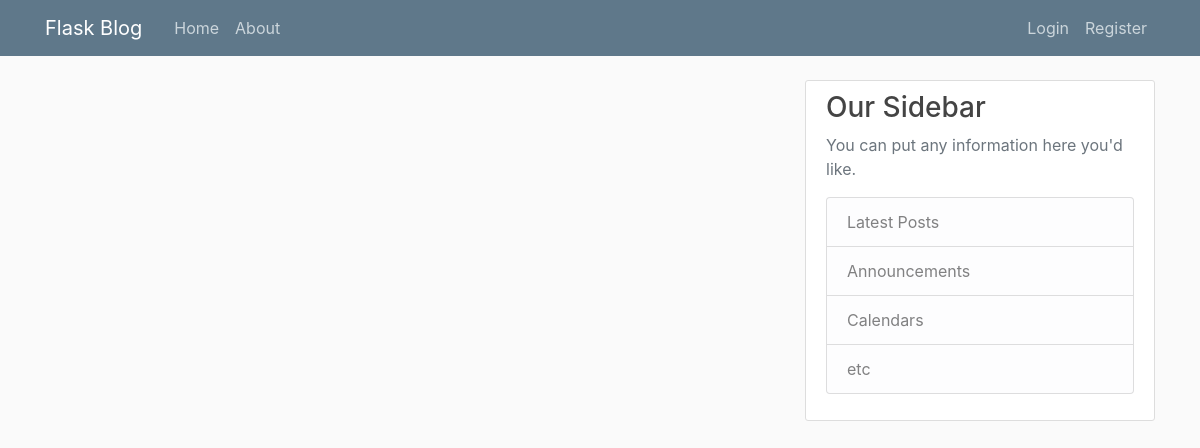
The app's page /home, older data.
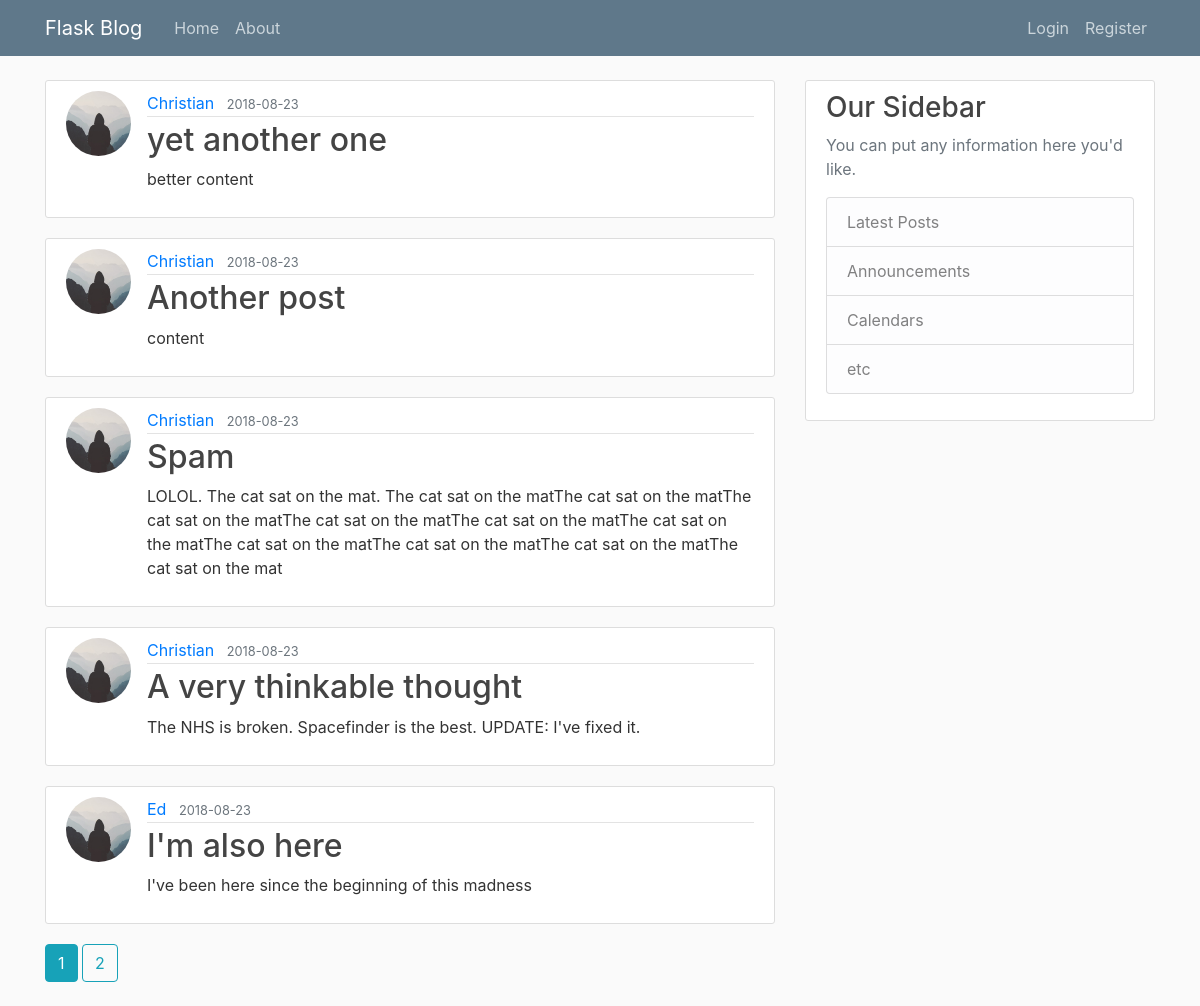
The same page, newer data.
### flaskblog/models.py (models this page shows, shortened)
class Post(db.Model):
    id = db.Column(db.Integer, primary_key=True)
    title = db.Column(db.String(100), nullable=False)
    date_posted = db.Column(db.DateTime, nullable=False, default=datetime.utcnow)
    content = db.Column(db.Text, nullable=False)
    user_id = db.Column(db.Integer, db.ForeignKey('user.id'), nullable=False)

class User(db.Model, UserMixin):
    id = db.Column(db.Integer, primary_key=True)
    username = db.Column(db.String(20), unique=True, nullable=False)
    email = db.Column(db.String(120), unique=True, nullable=False)
    image_file = db.Column(db.String(20), nullable=False, default='default.jpg')
    password = db.Column(db.String(60), nullable=False)
    posts = db.relationship('Post', backref='author', lazy=True)

### flaskblog/main/routes.py (the view)
@main.route("/")
@main.route("/home")
def home():
    page = request.args.get('page', 1, type=int)
    posts = Post.query.order_by(Post.date_posted.desc()).paginate(page=page, per_page=5)
    return render_template('home.html', posts=posts)

### flaskblog/templates/home.html
{% extends "layout.html" %}
{% block content %}
    {% for post in posts.items %}
        <article class="media content-section">
          <img class="rounded-circle article-img" src="{{ url_for('static', filename='profile_pics/' + post.author.image_file) }}">
          <div class="media-body">
            <div class="article-metadata">
              <a class="mr-2" href="{{ url_for('users.user_posts', username=post.author.username) }}">{{ post.author.username }}</a>
              <small class="text-muted">{{ post.date_posted.strftime('%Y-%m-%d') }}</small>
            </div>
            <h2><a class="article-title" href="{{url_for('posts.post', post_id=post.id) }}">{{ post.title }}</a></h2>
            <p class="article-content">{{ post.content }}</p>
          </div>
        </article>
    {% endfor %}
    {% for page_num in posts.iter_pages(left_edge=1, right_edge=1, left_current=1, right_current=2) %}
        {% if page_num %}
            {% if posts.page == page_num %}
                <a class="btn btn-info mb-4" href="{{ url_for('main.home', page = page_num) }}">{{ page_num }}</a>
            {% else %}
                <a class="btn btn-outline-info mb-4" href="{{ url_for('main.home', page = page_num) }}">{{ page_num }}</a>
            {% endif %}
        {% else %}
        ...
        {% endif %}
    {% endfor %}
{% endblock content %}

### flaskblog/templates/layout.html (shortened to what this page needs)
<!DOCTYPE html>
<html lang="en">
<head>
    <link rel="stylesheet" href="https://stackpath.bootstrapcdn.com/bootstrap/4.1.2/css/bootstrap.min.css">
    <link rel="stylesheet" type="text/css" href="{{ url_for('static', filename='main.css') }}">
</head>
<body>
    <header class="site-header">
      <nav class="navbar navbar-expand-md navbar-dark bg-steel fixed-top">
        <div class="container">
          <a class="navbar-brand mr-4" href="/">Flask Blog</a>
          <div class="collapse navbar-collapse" id="navbarToggle">
            <div class="navbar-nav mr-auto">
              <a class="nav-item nav-link" href="{{ url_for('main.home') }}">Home</a>
              <a class="nav-item nav-link" href="{{ url_for('main.about') }}">About</a>
            </div>
            <div class="navbar-nav">
                {% if current_user.is_authenticated %}
                    <a class="nav-item nav-link" href="{{ url_for('posts.new_post') }}">New Post</a>
                    <a class="nav-item nav-link" href="{{ url_for('users.logout') }}">Logout</a>
                    <a class="nav-item nav-link" href="{{ url_for('users.account') }}">Account</a>
                {% else %}
                    <a class="nav-item nav-link" href="{{ url_for('users.login') }}">Login</a>
                    <a class="nav-item nav-link" href="{{ url_for('users.register') }}">Register</a>
                {% endif %}
            </div>
          </div>
        </div>
      </nav>
    </header>
    <main role="main" class="container">
      <div class="row">
        <div class="col-md-8">
            {% block content %}{% endblock %}
        </div>
        <div class="col-md-4">
          <div class="content-section">
            <h3>Our Sidebar</h3>
            <p class='text-muted'>You can put any information here you'd like.
              <ul class="list-group">
                <li class="list-group-item list-group-item-light">Latest Posts</li>
                <li class="list-group-item list-group-item-light">Announcements</li>
                <li class="list-group-item list-group-item-light">Calendars</li>
                <li class="list-group-item list-group-item-light">etc</li>
              </ul>
            </p>
          </div>
        </div>
      </div>
    </main>
</body>
</html>

### flaskblog/static/main.css (style rules this page uses)
body { background: #fafafa; color: #333333; margin-top: 5rem; }
h1, h2, h3, h4, h5, h6 { color: #444444; }
.bg-steel { background-color: #5f788a; }
.site-header .navbar-nav .nav-link { color: #cbd5db; }
.content-section { background: #ffffff; padding: 10px 20px; border: 1px solid #dddddd; border-radius: 3px; margin-bottom: 20px; }
.article-title { color: #444444; }
.article-content { white-space: pre-line; }
.article-img { height: 65px; width: 65px; margin-right: 16px; }
.article-metadata { padding-bottom: 1px; margin-bottom: 4px; border-bottom: 1px solid #e3e3e3 }

Row changes from the older to the newer data that the page shows:
added Post: image_file (placeholder picture), author.username "Christian", date_posted "2018-08-23", title "yet another one", content "better content"
added Post: image_file (placeholder picture), author.username "Christian", date_posted "2018-08-23", title "Another post", content "content"
added Post: image_file (placeholder picture), author.username "Christian", date_posted "2018-08-23", title "Spam", content "LOLOL. The cat sat on the mat. The cat sat on the matThe cat sat on the matThe cat sat on the matThe cat sat on the matThe cat sat on the matThe cat sat on the matThe cat sat on the matThe cat sat on the matThe cat sat on the matThe cat sat on the mat"
added Post: image_file (placeholder picture), author.username "Christian", date_posted "2018-08-23", title "A very thinkable thought", content "The NHS is broken. Spacefinder is the best. UPDATE: I've fixed it."
added Post: image_file (placeholder picture), author.username "Ed", date_posted "2018-08-23", title "I'm also here", content "I've been here since the beginning of this madness"
Text that changed along with them:
new list line: "1"
new list line: "2"
